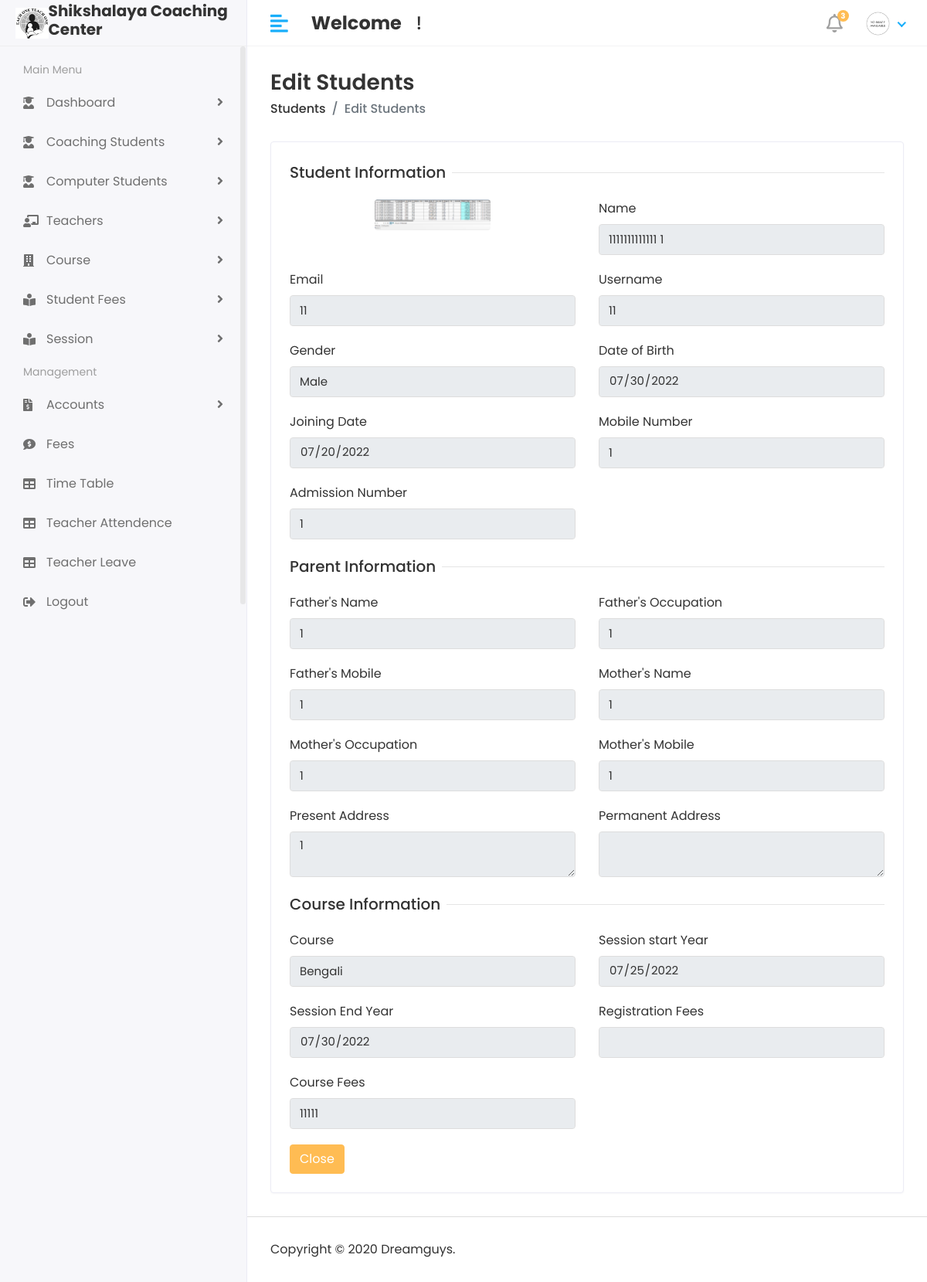
The page /Hod/Computer/Student/Detail/2 (signed in) on the database its author committed.
### shikshalaya_computer_app/models.py (models this page shows, shortened)
class Computer_Student(models.Model):
    admin = models.OneToOneField(CustomUser,on_delete=models.CASCADE)
    gender  = models.CharField(max_length=100)
    date_of_birth = models.CharField(max_length=100)
    joining_date = models.CharField(max_length=100)
    mobile_number = models.IntegerField()
    admission_number = models.CharField(max_length=100)
    father_name = models.CharField(max_length=100)
    father_occupation = models.CharField(max_length=100)
    father_mobile = models.IntegerField()
    mother_name = models.CharField(max_length=100)
    mother_occupation = models.CharField(max_length=100)
    mother_mobile_number = models.IntegerField()
    present_address = models.TextField()
    perment_address = models.TextField()
    course_comp = models.ForeignKey(Computer_Course,on_delete=models.DO_NOTHING)
    session_start = models.CharField(max_length=100)
    session_end =models.CharField(max_length=100)
    registration_fees = models.IntegerField()
    course_fees = models.IntegerField()
    created_at = models.DateTimeField(auto_now_add=True)
    updated_at = models.DateTimeField(auto_now=True)

class CustomUser(AbstractUser):
    USER = (
        (1,'HOD'),
        (2,'STAFF'),
        (3,'STUDENT')
    )
    user_type =  models.CharField(choices=USER,max_length=50,default=1)
    profile_pic = models.ImageField(upload_to='media/profile_pic')

class Computer_Course(models.Model):
    name = models.CharField(max_length=100)
    created_at = models.DateTimeField(auto_now_add=True)
    updated_at = models.DateTimeField(auto_now=True)

### student_management_system/Hod_views.py (the view)
# urls.py: path('Hod/Computer/Student/Detail/<str:id>',Hod_views.Detail_COMPUTER_STUDENT,name='detail_computer_student'),
@login_required(login_url='/')
def Detail_COMPUTER_STUDENT(request,id):
    print(id)
    student = Computer_Student.objects.filter(id=id)
    course = Computer_Course.objects.all()
    context = {
        'student': student,
        'course': course
    }
    return render(request, 'Hod/computer_student_detail.html', context)

### templates/Hod/computer_student_detail.html (shortened to what this page needs)
{% extends 'base.html' %}
{% block content %}
 <div class="content container-fluid">
               <div class="page-header">
                  <div class="row align-items-center">
                     <div class="col">
                        <h3 class="page-title">Edit Students</h3>
                        <ul class="breadcrumb">
                           <li class="breadcrumb-item"><a href="students.html">Students</a></li>
                           <li class="breadcrumb-item active">Edit Students</li>
                        </ul>
                     </div>
                  </div>
               </div>
               <div class="row">
                  <div class="col-sm-12">
                     <div class="card">
                        <div class="card-body">
                           <form method="post" action="{% url 'view_computer_student' %}" enctype="multipart/form-data">
                              {% for i in student %}
                              <div class="row">
                                 <div class="col-12">
                                    <h5 class="form-title"><span>Student Information</span></h5>
                                 </div>
                                 <div class="col-12 col-sm-6">
                                    <div class="form-group">
                                       <a  class="rounded-circle shadow-4"><img class="rounded mx-auto d-block" style="width: 150px;" src="/{{i.admin.profile_pic}}" alt="User Image"></a>
                                    </div>
                                 </div>
                                 <div class="col-12 col-sm-6">
                                    <div class="form-group">
                                       <label>Name</label>
                                       <input type="text" class="form-control" name="first_name"  value="{{i.admin.first_name}} {{i.admin.last_name}}" readonly>
                                    </div>
                                 </div>
                                 <div class="col-12 col-sm-6">
                                    <div class="form-group">
                                       <label>Email</label>
                                       <input type="text" class="form-control" name="email"  value="{{i.admin.email}}" readonly>
                                    </div>
                                 </div>
                                 <div class="col-12 col-sm-6">
                                    <div class="form-group">
                                       <label>Username</label>
                                       <input type="text" class="form-control" name="username"  value="{{i.admin.username}}" readonly>
                                    </div>
                                 </div>
                                 <div class="col-12 col-sm-6">
                                    <div class="form-group">
                                       <label>Gender</label>
                                       <input type="text" class="form-control" name="gender"  value="{{i.gender}}" readonly>
                                    </div>
                                 </div>
                                 <div class="col-12 col-sm-6">
                                    <div class="form-group">
                                       <label>Date of Birth</label>
                                       <div>
                                          <input type="date" class="form-control" name="date_of_birth"  value="{{i.date_of_birth}}" readonly>
                                       </div>
                                    </div>
                                 </div>
                                 <div class="col-12 col-sm-6">
                                    <div class="form-group">
                                       <label>Joining Date</label>
                                       <div>
                                          <input type="date" class="form-control" name="joining_date"  value="{{i.joining_date}}" readonly>
                                       </div>
                                    </div>
                                 </div>
                                 <div class="col-12 col-sm-6">
                                    <div class="form-group">
                                       <label>Mobile Number</label>
                                       <input type="text" class="form-control" name="mobile_number"  value="{{i.mobile_number}}" readonly>
                                    </div>
                                 </div>
                                 <div class="col-12 col-sm-6">
                                    <div class="form-group">
                                       <label>Admission Number</label>
                                       <input type="text" class="form-control" name="admission_number"  value="{{i.admission_number}}" readonly>
                                    </div>
                                 </div>
                                 <div class="col-12">
                                    <h5 class="form-title"><span>Parent Information</span></h5>
                                 </div>
                                 <div class="col-12 col-sm-6">
                                    <div class="form-group">
                                       <label>Father's Name</label>
                                       <input type="text" class="form-control" name="father_name"  value="{{i.father_name}}" readonly>
                                    </div>
                                 </div>
                                 <div class="col-12 col-sm-6">
                                    <div class="form-group">
                                       <label>Father's Occupation</label>
                                       <input type="text" class="form-control" name="father_occupation"  value="{{i.father_occupation}}" readonly>
                                    </div>
                                 </div>
                                 <div class="col-12 col-sm-6">
                                    <div class="form-group">
                                       <label>Father's Mobile</label>
                                       <input type="text" class="form-control" name="father_mobile_number" required  value="{{i.father_mobile}}" readonly>
                                    </div>
                                 </div>
                                 <div class="col-12 col-sm-6">
                                    <div class="form-group">
                                       <label>Mother's Name</label>
                                       <input type="text" class="form-control" name="mother_name"  value="{{i.mother_name}}" readonly>
                                    </div>
                                 </div>
                                 <div class="col-12 col-sm-6">
                                    <div class="form-group">
                                       <label>Mother's Occupation</label>
                                       <input type="text" class="form-control" name="mother_occupation"  value="{{i.mother_occupation}}" readonly>
                                    </div>
                                 </div>
                                 <div class="col-12 col-sm-6">
                                    <div class="form-group">
                                       <label>Mother's Mobile</label>
                                       <input type="text" class="form-control" name="mother_mobile_number"  value="{{i.mother_mobile_number}}" readonly>
                                    </div>
                                 </div>
                                 <div class="col-12 col-sm-6">
                                    <div class="form-group">
                                       <label>Present Address</label>
                                       <textarea class="form-control" name="present_address" readonly >{{i.present_address}}</textarea>
                                    </div>
                                 </div>
                                 <div class="col-12 col-sm-6">
                                    <div class="form-group">
                                       <label>Permanent Address</label>
                                       <textarea class="form-control" name="permenent_address" readonly >{{i.permenent_address}}</textarea>
                                    </div>
                                 </div>
                                 <div class="col-12">
                                    <h5 class="form-title"><span>Course Information</span></h5>
                                 </div>
                                  <div class="col-12 col-sm-6">
                                    <div class="form-group">
                                       <label>Course</label>
                                       <input type="text" class="form-control" name="course_id"  value="{{i.course_comp.name}}" readonly>
                                    </div>
                                 </div>
                                 <div class="col-12 col-sm-6">
                                    <div class="form-group">
                                       <label>Session start Year</label>
                                       <div>
                                          <input type="date" class="form-control" name="session_start"  value="{{i.session_start}}" readonly>
                                       </div>
                                    </div>
                                 </div>
                                 <div class="col-12 col-sm-6">
                                    <div class="form-group">
                                       <label>Session End Year</label>
                                       <div>
                                          <input type="date" class="form-control" name="session_end"  value="{{i.session_end}}" readonly>
                                       </div>
                                    </div>
                                 </div>
                                  <div class="col-12 col-sm-6">
                                    <div class="form-group">
                                       <label>Registration Fees</label>
                                       <input type="number" class="form-control" name="registration_fees" value="{{i.registration_fees}}" readonly>
                                    </div>
                                 </div>
                                 <div class="col-12 col-sm-6">
                                    <div class="form-group">
                                       <label>Course Fees</label>
                                       <input type="text" class="form-control" name="course_fees"  value="{{i.course_fees}}" readonly>
                                    </div>
                                 </div>
                                 <div class="col-12">
                                    <button type="submit" class="btn btn-primary">Close</button>
                                 </div>
                              </div>
                              {% endfor %}
                           </form>
                        </div>
                     </div>
                  </div>
               </div>
            </div>
{% endblock %}

### static/assets/css/style.css (style rules this page uses)
html { height: 100%; }
body { background-color: #fff; color: #333; font-family: 'Poppins', sans-serif; font-size: 1rem; height: 100%; line-height: 1.5; overflow-x: hidden; }
h1, h2, h3, h4, h5, h6 { font-family: 'Poppins', sans-serif; margin-top: 0; }
.form-control { border: 1px solid #ddd; box-shadow: none; color: #333; font-size: 15px; height: 40px; }
input, input:focus, button, button:focus { outline: none; }
input[type=text], input[type=password] { -webkit-appearance: none; -moz-appearance: none; appearance: none; }
textarea.form-control { resize: vertical; }
.form-group { margin-bottom: 1.25rem; }
ul, ol { padding: 0px; list-style: none; }
.btn-primary { background-color: #FFBC53; border: 1px solid #FFBC53; }
.card { border: 1px solid #ececf5; box-shadow: 0 1px 3px 0 rgba(0, 0, 0, 0.03); margin-bottom: 1.875rem; }
.card-body { padding: 1.5rem; }
.page-wrapper > .content { padding: 1.875rem 1.875rem 0; }
.page-header { margin-bottom: 1.875rem; }
.page-header .breadcrumb { background-color: transparent; color: #6c757d; font-size: 1rem; font-weight: 500; margin-bottom: 0; padding: 0; }
.page-header .breadcrumb a { color: #333; }
.page-title { font-size: 28px; font-weight: 600; color: #333; margin-bottom: 5px; }
.form-title { width: 100%; max-width: 100%; padding: 0; font-size: 1.25rem; font-weight: 500; line-height: inherit; color: #333; white-space: normal; position: relative; display: block; margin-bottom: 20px; }
.form-title:before { content: ""; position: absolute; left: 0px; right: 0px; height: 1px; top: 50%; background-color: rgba(0, 0, 0, 0.1); }
.form-title span { padding: 0px 0.5rem 0 0; background-color: #fff; display: inline-block; z-index: 2; position: relative; }

### rows shown on the page
Computer_Student: admin.profile_pic (picture), first_name "1111111111111 1", email "11", username "11", gender "Male", date_of_birth "07/30/2022", joining_date "07/20/2022", mobile_number "1", admission_number "1", father_name "1", father_occupation "1", father_mobile_number "1", mother_name "1", mother_occupation "1", mother_mobile_number "1", present_address "1", course_id "Bengali", session_start "07/25/2022", session_end "07/30/2022", course_fees "11111"
